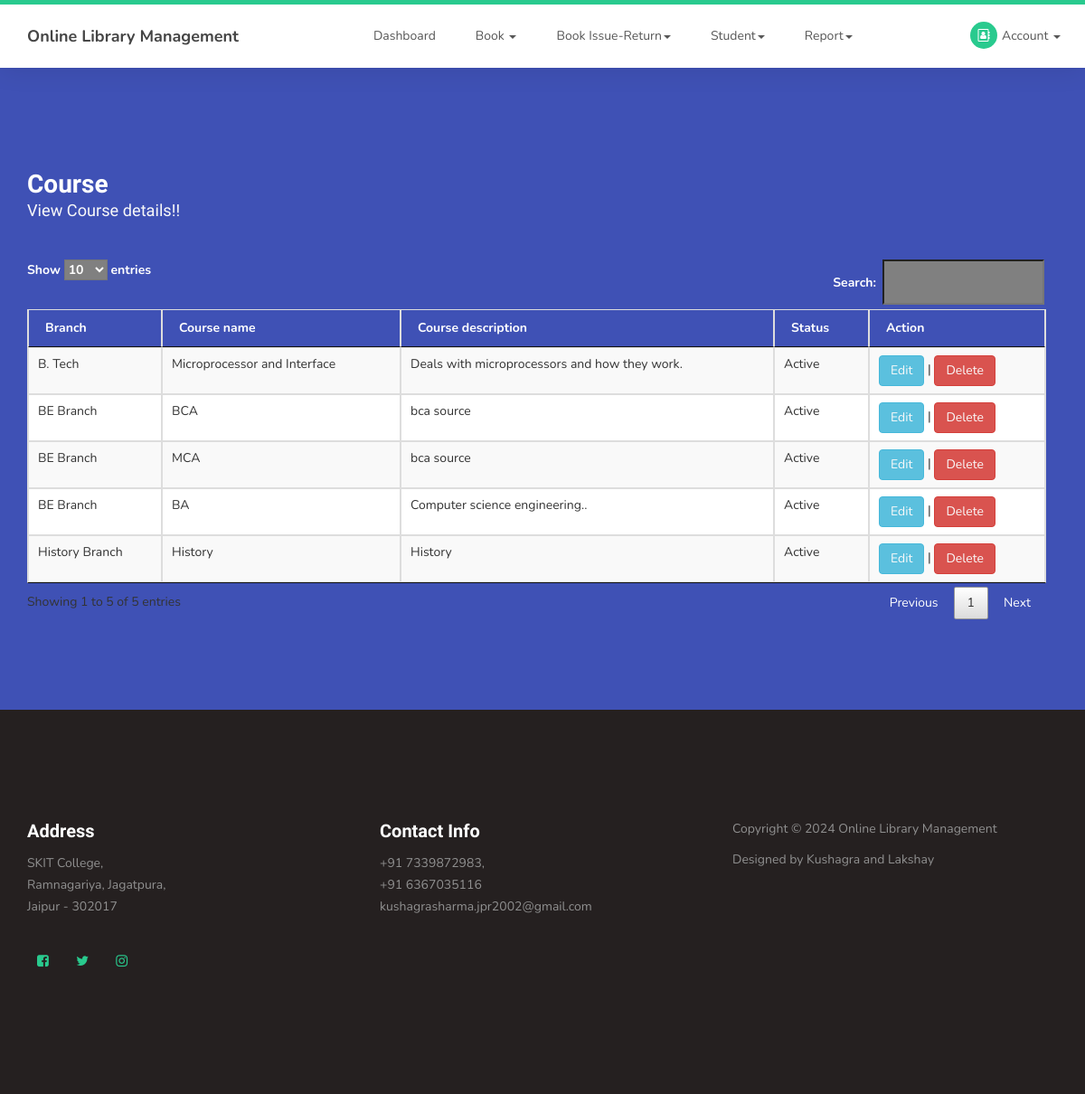
The app's page /viewcourse.php (signed in) with its own data.
### tables this page shows
CREATE TABLE `course` (
  `courseid` int(10) NOT NULL,
  `branchid` int(10) NOT NULL,
  `course` varchar(50) NOT NULL,
  `coursenote` text NOT NULL,
  `status` varchar(10) NOT NULL
);

CREATE TABLE `branch` (
  `branchid` int(10) NOT NULL,
  `branchname` varchar(50) NOT NULL,
  `branchdescription` text NOT NULL,
  `status` varchar(10) NOT NULL
);

### viewcourse.php (the view, shortened to what this page needs)
<?php
include("header.php");
?>
     <section id="contact">
          <div class="container">
               <div class="row">
                    <div class="col-md-12 col-sm-12">
                         <form id="contact-form" role="form" action="" method="post">
                              <div class="section-title">
                                   <h2>Course<small>View Course details!!</small></h2>
                              </div>
                              <div class="col-md-12 col-sm-12">
<table id="idviewbook"  class="table table-striped table-bordered"  >
	<thead>
		<tr style="color:white;">
			<th>Branch</th>
			<th>Course name</th>
			<th>Course description</th>
			<th>Status</th>
			<th>Action</th>
		</tr>
	</thead>
	<tbody>
	<?php
	$sql= "SELECT course.*,branch.branchname FROM course LEFT JOIN branch on course.branchid=branch.branchid";
	$qsql = mysqli_query($con,$sql);
	while($rs = mysqli_fetch_array($qsql))
	{
		echo "<tr>
			<td>$rs[branchname]</td>
			<td>$rs[course]</td>
			<td>$rs[coursenote]</td>
			<td>$rs[status]</td>
			<td><a href='course.php?editid=$rs[0]'  class='btn btn-info' >Edit</a> | <a  class='btn btn-danger' href='viewcourse.php?delid=$rs[0]' onclick='return confirmdel()'>Delete</a></td>
		</tr>";
	}
	?>
	</tbody>
</table>
                              </div>
                         </form>
                    </div>
               </div>
          </div>
     </section>
<?php
include("footer.php");
?>

### css/templatemo-style.css (style rules this page uses)
body { background: #ffffff; font-family: 'Nunito', sans-serif; overflow-x: hidden; padding-top: 70px; }
h1,h2,h3,h4,h5,h6 { font-family: 'Muli', sans-serif; font-weight: bold; line-height: inherit; }
h2 { color: #353535; font-size: 2em; padding-bottom: 10px; }
html { -webkit-font-smoothing: antialiased; }
a { color: #252525; -webkit-transition: 0.5s; transition: 0.5s; text-decoration: none !important; }
a, input, button, .form-control { -webkit-transition: 0.5s; transition: 0.5s; }
.section-title { padding-bottom: 40px; }
.section-title h2 { margin: 0; }
.section-title small { display: block; }
section { position: relative; padding: 100px 0; }
#contact { background: #3f51b5; }
#contact h2 { color: #ffffff; }
#contact .section-title { padding-bottom: 20px; }
#contact h2 > small, #contact p, #contact a { color: #f9f9f9; }
#contact-form { padding: 1em 0; }
#contact-form .col-md-12, #contact-form .col-md-4 { padding-left: 0; }

### records on screen
course: branchid.branchname "BE Branch", course "BCA", coursenote "bca source", status "Active"
course: branchid.branchname "BE Branch", course "MCA", coursenote "bca source", status "Active"
course: branchid.branchname "BE Branch", course "BA", coursenote "Computer science engineering..", status "Active"
course: branchid.branchname "History Branch", course "History", coursenote "History", status "Active"
course: branchid.branchname "B. Tech", course "Microprocessor and Interface", coursenote "Deals with microprocessors and how they work.", status "Active"
